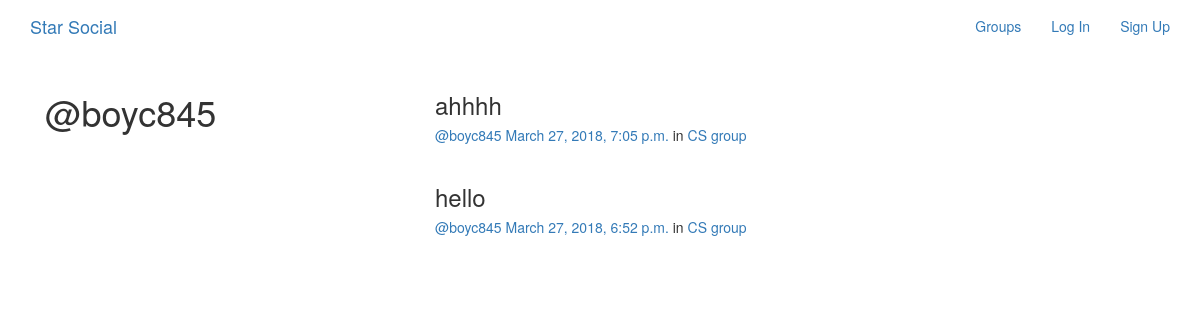
The page /posts/by/boyc845/ on the database its author committed.
### posts/models.py (models this page shows, shortened)
class Post(models.Model):
    user = models.ForeignKey(User, related_name='posts', on_delete=models.CASCADE)
    created_at = models.DateTimeField(auto_now=True)
    message = models.TextField()
    message_html = models.TextField(editable=False)
    group = models.ForeignKey(Group, related_name='posts', null=True, blank=True, on_delete=models.CASCADE)
    class Meta:
        ordering = ['-created_at']
        unique_together = ['user', 'message']

### groups/models.py (models this page shows, shortened)
class Group(models.Model):
    name = models.CharField(max_length=256, unique=True)
    slug = models.SlugField(allow_unicode=True, unique=True)
    description = models.TextField(blank=True, default='')
    description_html = models.TextField(editable=False, default='', blank=True)
    members = models.ManyToManyField(User, through='GroupMember')
    class Meta:
        ordering = ['name']

### posts/views.py (the view)
# urls.py: url(r"by/(?P<username>[-\w]+)/$", views.UserPost.as_view(), name="for_user"),
class UserPost(generic.ListView):
    model = models.Post
    template_name = 'posts/user_post_list.html'
    def get_queryset(self):
        try:
            self.post_user = User.objects.prefetch_related('posts').get(username__iexact=self.kwargs.get('username'))
        except User.DoesNotExist:
            raise Http404
        else:
            return self.post_user.posts.all()
    def get_context_data(self, **kwargs):
        context = super().get_context_data(**kwargs)
        context['post_user'] = self.post_user
        return context

### posts/templates/posts/user_post_list.html
{% extends "posts/post_base.html" %}
{% block prepost %}
    <div class="col-md-4">
        <h1>@{{ post_user.username }}</h1>
    </div>
{% endblock %}
{% block post_content %}
    <div class="col-md-8">
        {% for post in post_list %}
            {% include "posts/_post.html" %}
        {% endfor %}
    </div>
{% endblock %}

### posts/templates/posts/_post.html (shortened to what this page needs)
<div class="post media">
    <h3>{{ post.message|safe }}</h3>
    <div class="media-body">
        <h5 class="media-heading">
            <span class="username">
                <a href="{% url 'posts:for_user' username=post.user.username %}">@{{ post.user.username }}</a>
            </span>
            <time class="time">
                <a href="{% url 'posts:single' username=post.user.username pk=post.pk %}">{{ post.created_at }}</a>
            </time>
            {% if post.group %}
                <span class="group-name">in <a href="">{{ post.group.name }}</a></span>
            {% endif %}
        </h5>
    </div>
</div>

### rows shown on the page
Post: message "ahhhh", user.username "boyc845", created_at "March 27, 2018, 7:05 p.m.", group.name "CS group"
Post: message "hello", user.username "boyc845", created_at "March 27, 2018, 6:52 p.m.", group.name "CS group"

### other values the page prints
{{ post_user.username }} "boyc845"
